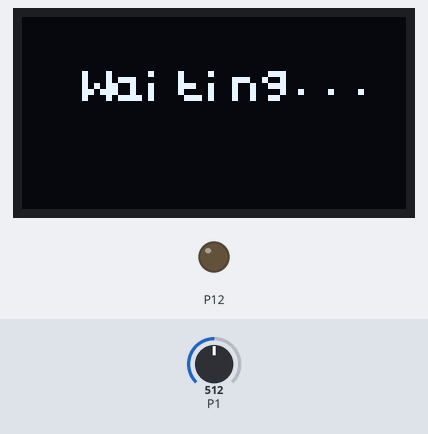
A program run on a simulated BBC micro:bit (MakeCode). On the bench: 128×64 one-colour display, output pins drawn as LEDs (lit = HIGH). Inputs (shaded band) come from the test bench; at power-on: P1 = 512 (analog values on the 0–1023 scale).

Above: at 2.3 s.
2.4 s: P1 set to 21
3.9 s: P1 set to 17
At 5.0 s:
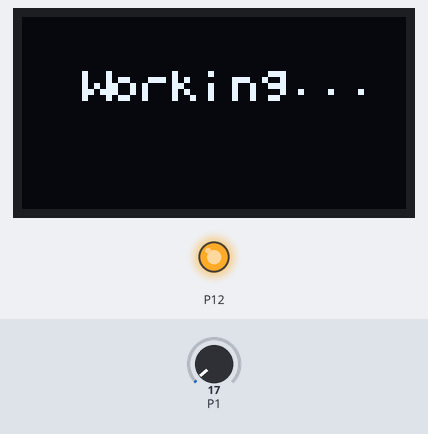
8.5 s: P1 set to 122
At 10.9 s:
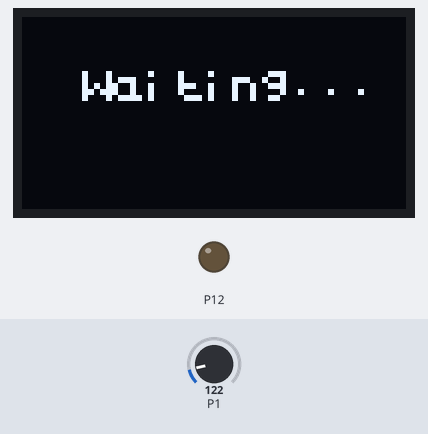
11.5 s: P1 set to 10
At 12.3 s:
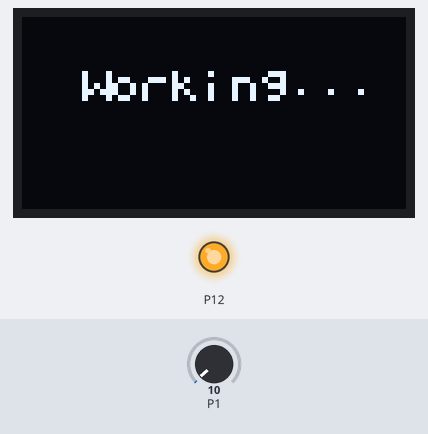
Timing chart, 0 to 14.1 s (numbered marks = the images above; inputs shaded):
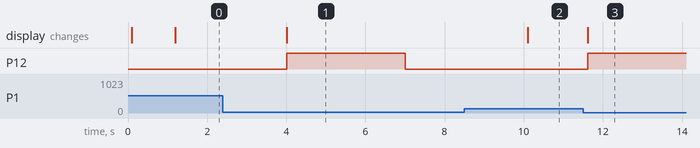

The program:

main.ts
```typescript
OLED12864_I2C.init(60)
basic.pause(500)
OLED12864_I2C.clear()
basic.pause(500)
OLED12864_I2C.showString(
2,
1.5,
"Waiting...",
1
)
basic.forever(function () {

})
basic.forever(function () {
    if (pins.analogReadPin(AnalogReadWritePin.P1) < 20) {
        OLED12864_I2C.clear()
        OLED12864_I2C.showString(
        2,
        1.5,
        "Working...",
        1
        )
        pins.digitalWritePin(DigitalPin.P12, 1)
        basic.pause(3000)
        pins.digitalWritePin(DigitalPin.P12, 0)
        basic.pause(3000)
        OLED12864_I2C.clear()
        OLED12864_I2C.showString(
        2,
        1.5,
        "Waiting...",
        1
        )
    }
})
```

test.ts
```typescript
// 테스트는 여기로 이동합니다; 이 패키지가 확장으로 사용될 때 컴파일되지 않을 것 입니다.
```

Measured:
- the behaviour switches between 20 and 19 on P1 (found by bisection; images 0 and 1)
- after the input at 2.4 s, every drawn part: stays the same
- after the input at 3.9 s, P12: LOW → HIGH after 0.11 s, → LOW 3.0 s later; the display: changes after 0.11 s (image 1)
- after the input at 8.5 s, P12: stays LOW (without the input it goes to HIGH after 1.7 s)
- after the input at 11.5 s, P12: LOW → HIGH after 0.11 s; the display: changes after 0.11 s (image 3)
